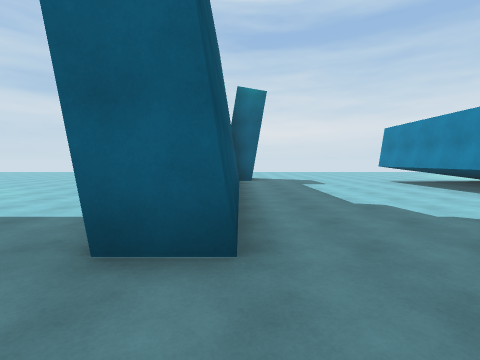
[1] (above)

24 first-person views from a walk through a 3-D level made in the Unity game engine. The camera is 1.5 m above the floor, tilts 4° down and sees 85° across. The floor is counted in squares, 2 m on a side. Each view is taken from the middle of a square. On the plan, view 1 faces up. The plan holds only what a view shows up to about 9 squares ahead; the rest is blank. The place goes on beyond the plan.

[2]
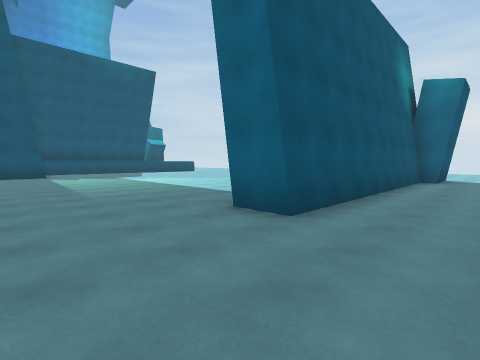

[3]
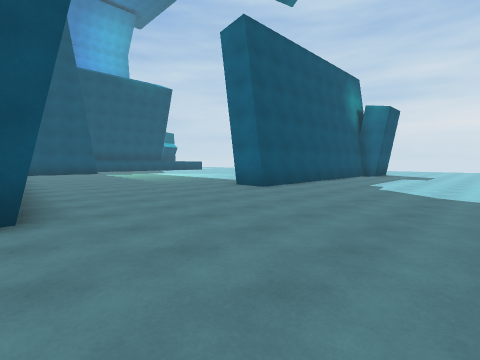

[4]
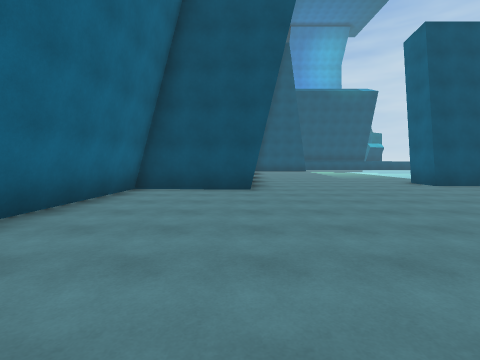

[5]
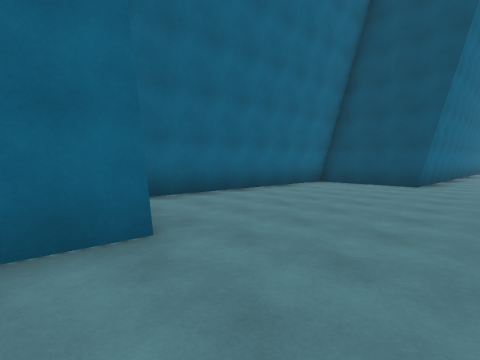

[6]
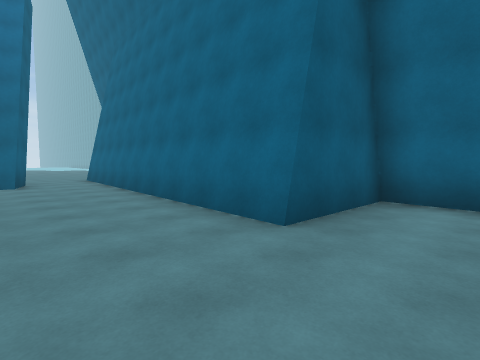

[7]
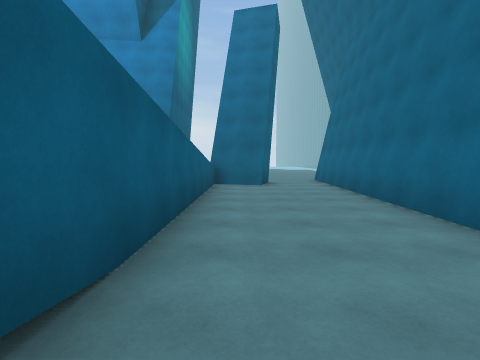

[8]
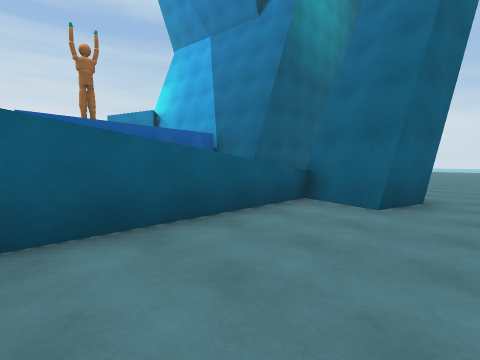

[9]
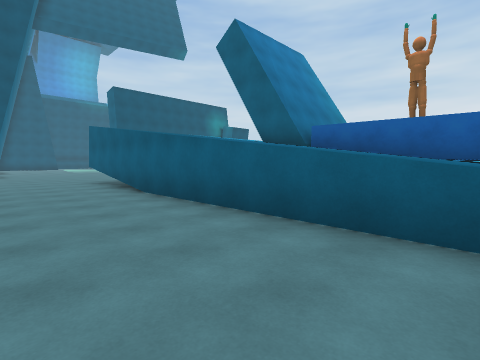

[10]
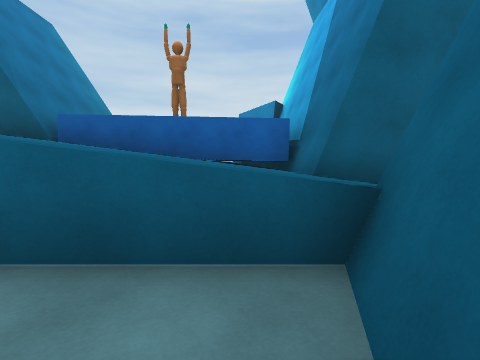

[11]
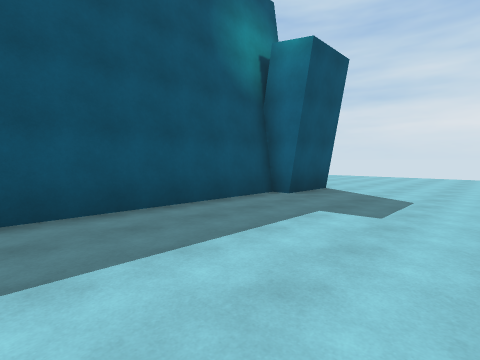

[12]
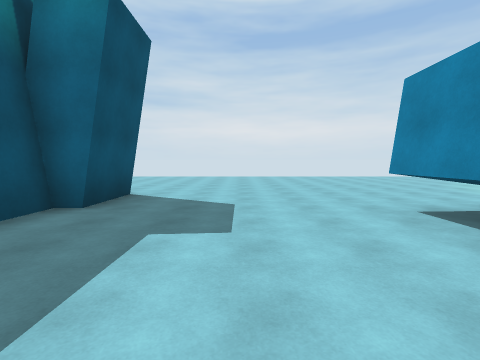

[13]
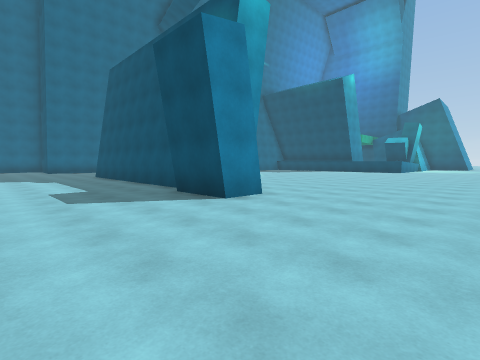

[14]
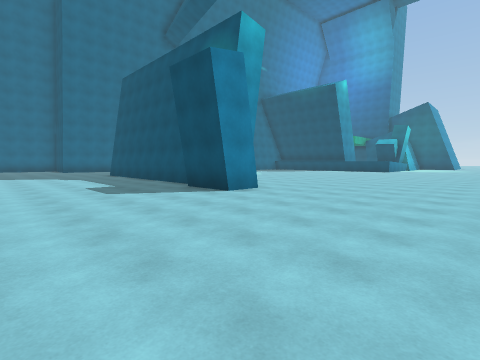

[15]
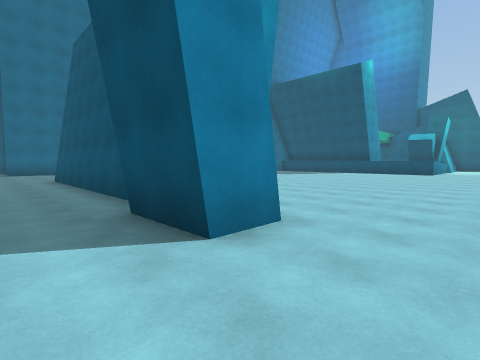

[16]
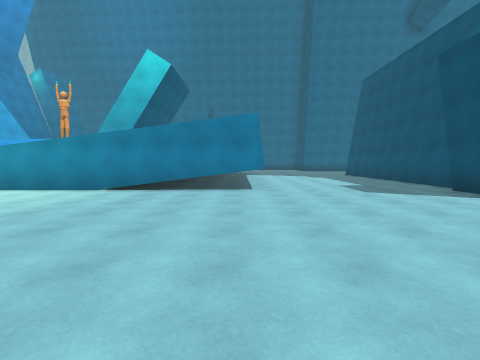

[17]
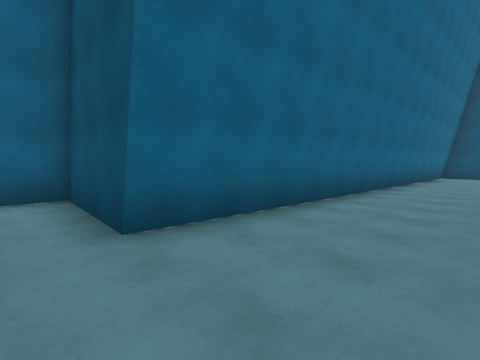

[18]
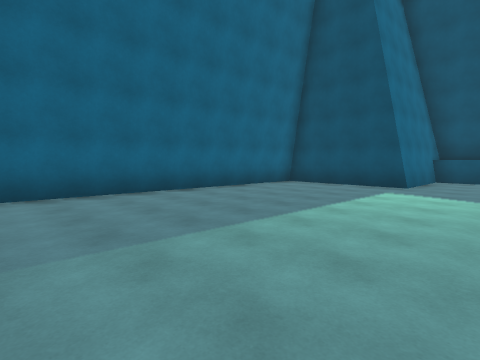

[19]
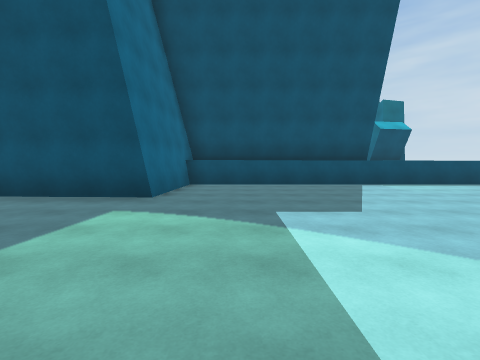

[20]
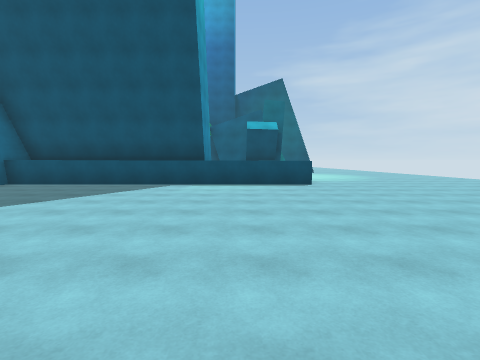

[21]
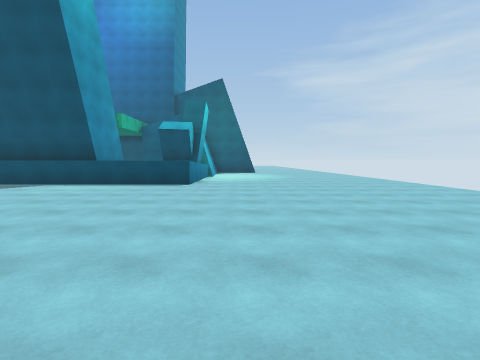

[22]
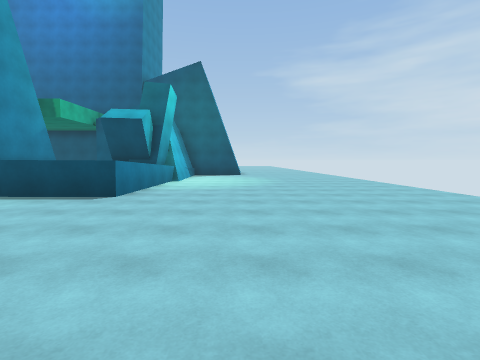

[23]
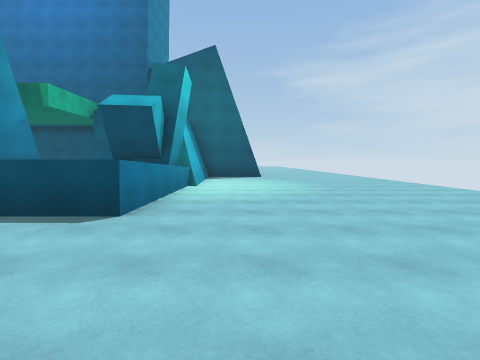

[24]
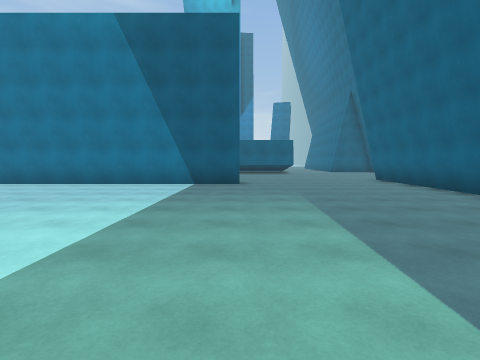

### Floor plan
Key: @ floor where view 1 was taken; # wall or solid block; . floor; / step, stairs or slope; ^ raised ledge; O other object.
Columns run from 19 left of view 1 to 19 right of it. Each row starts with its distance up from view 1.
 17 .........     ............
 16 ..........   ..............
 15 ........... ..................
 14 ..............................
 13 ..............................
 12 ...................#...........
 11 ^^^^.............. #............
 10    ^..............##.....///////
  9    ^...........  .##...../
  8 ^^^^..............##...../
  7    #.......  .....##...../
  6    #......   .....##...../
  5    #....... ......##.....      # O  #
  4    #..............##.....      # O  #
  3    #..............##.....      #    #
  2    #..............##.....     ##^^^^#
  1    ####..................     //////###
  0       #............@.....    /////////
 -1       #.................. //////////#/
 -2       #.............................#
 -3         ######......................##.
 -4              ########..................
 -5                    ##.......#########
 -6                    #........#
 -7                    ##########

Positions as (right, up) in squares from view 1, and headings:
1: (0, 0), facing up
2: (2, -1), facing up-left
3: (5, -4), facing up-left
4: (8, -4), facing left
5: (10, -2), facing down-left
6: (7, -2), facing down-right
7: (8, -2), facing right
8: (12, -4), facing up-right
9: (16, -4), facing up-left
10: (16, -3), facing up
11: (4, 5), facing up-left
12: (3, 6), facing up
13: (4, 16), facing down-left
14: (5, 17), facing down-left
15: (2, 14), facing down-left
16: (6, 17), facing down
17: (2, -1), facing down-left
18: (-4, 3), facing down-left
19: (-7, 3), facing left
20: (-7, 9), facing left
21: (-7, 13), facing left
22: (-10, 14), facing left
23: (-12, 13), facing left
24: (-10, 2), facing right
